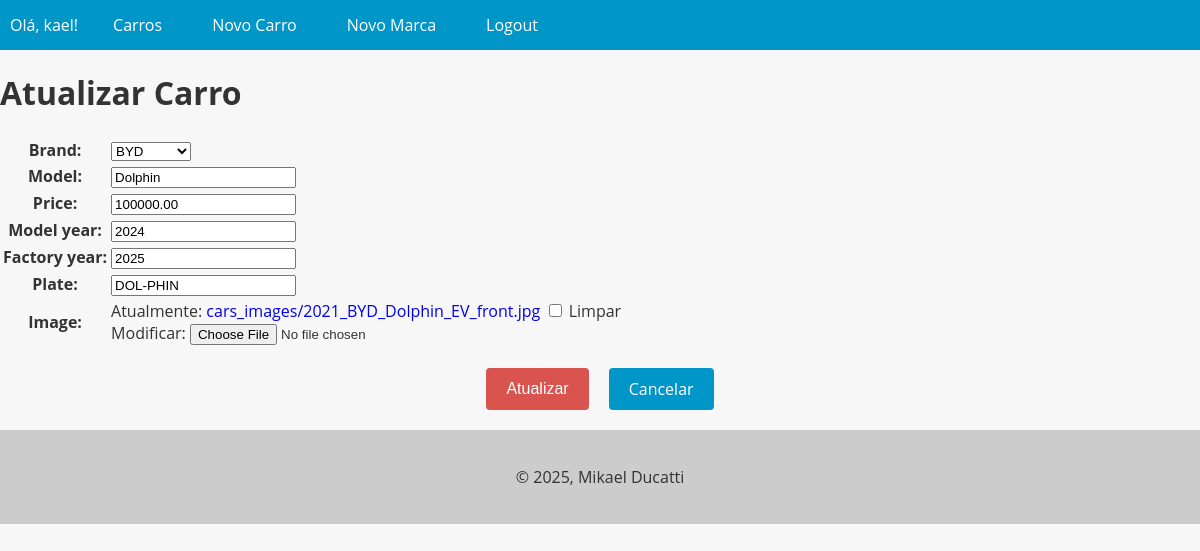
The app's page /car/25/update/ (signed in) with its own data.
### cars/models.py (models this page shows, shortened)
class Car(models.Model):
    id = models.AutoField(primary_key=True)
    model = models.CharField(max_length=200)
    factory_year = models.IntegerField(blank=True, null=True)
    model_year = models.IntegerField(blank=True, null=True)
    plate = models.CharField(max_length=10, blank=True, null=True)
    image = models.ImageField(upload_to="cars_images/", blank=True, null=True)
    price = models.DecimalField(max_digits=20, decimal_places=2, blank=True, null=True)
    brand = models.ForeignKey(Brand, on_delete=models.PROTECT, related_name="car_brand")

### cars/views.py (the view, shortened to what this page needs)
# urls.py: path("car/<int:pk>/update/", UpdateCarView.as_view(), name="car_update"),
@method_decorator(login_required(login_url="login"), name="dispatch")
class UpdateCarView(UpdateView):
    model = Car
    form_class = CarForm
    template_name = "update_car.html"
    success_url = reverse_lazy("cars_list")
    def get_context_data(self, **kwargs):
        context = super().get_context_data(**kwargs)
        context["update_car_form"] = context["form"]
        return context

### cars/forms.py (shortened to what this page needs)
class CarForm(forms.ModelForm):
    class Meta:
        model = Car
        fields: ClassVar[list[str]] = [
            "brand",
            "model",
            "price",
            "model_year",
            "factory_year",
            "plate",
            "image",
        ]

### cars/models.py (called while the page is built)
    def __str__(self):
        return str(self.name)

### cars/templates/update_car.html (shortened to what this page needs)
{% extends "base.html" %}
{% block content %}
    <h1>Atualizar Carro</h1>
    <form method="POST" enctype="multipart/form-data">
        <table>
            {{ update_car_form.as_table }}
        </table>
        <div class="buttons-container">
            <input type="submit" value="Atualizar" class="btn btn-danger">
            <a href="{% url 'car_detail' pk=object.pk %}" class="btn btn-secondary">Cancelar</a>
        </div>
    </form>
{% endblock content %}

### app/templates/base.html (shortened to what this page needs)
<!DOCTYPE html>
<html lang="pt-br">
    <head>
    </head>
    <body>
        <header>
            <nav>
                <ul>
                    {% if user.is_authenticated %}
                        <li>Olá, {{ user.username }}!</li>
                        <li><a href="{% url 'cars_list' %}">Carros</a></li>
                        <li><a href="{% url 'create_car' %}">Novo Carro</a></li>
                        <li><a href="{% url 'create_brand' %}">Novo Marca</a></li>
                        <li><a href="{% url 'logout' %}">Logout</a></li>
                    {% else %}
                        <li><a href="{% url 'cars_list' %}">Carros</a></li>
                        <li><a href="{% url 'login' %}">Login</a></li>
                        <li><a href="{% url 'create_user' %}">Regitrar-se</a></li>
                    {% endif %}
                </ul>
            </nav>
        </header>
        <main>
            {% block content %}{% endblock %}
        </main>
        <footer>
            <p>&copy; 2025, Mikael Ducatti</p>
        </footer>
    </body>
</html>

### app/templates/base.html (style rules this page uses)
body { font-family: 'Open Sans', sans-serif; background-color: #f7f7f7; color: #333; margin: 0; padding: 0; }
header { background-color: #0096c7; color: #fff; text-align: center; }
footer { background-color: #ccc; color: #333; padding: 20px; text-align: center; }
nav { background-color: #0096c7; color: #fff; height: 50px; display: flex; justify-content: space-between; align-items: center; }
nav ul { list-style: none; margin: 0; padding: 0; display: flex; }
nav ul li { margin: 0 10px; }
nav ul li a { color: #fff; text-decoration: none; font-size: 16px; padding: 15px; transition: all 0.3s ease; }

### cars/templates/update_car.html (style rules this page uses)
.buttons-container { display: flex; justify-content: center; margin-top: 20px; margin-bottom: 20px; }
.btn { display: inline-block; background-color: #0096c7; color: #fff; border: none; padding: 10px 20px; font-size: 16px; border-radius: 4px; cursor: pointer; transition: background-color 0.3s ease-in-out; margin: 0 10px; }
.btn-danger { background-color: #d9534f; text-decoration: none !important; }
a { text-decoration: none !important; }

### records on screen
Car: brand "BYD", model "Dolphin", price "100000.00", model_year "2024", factory_year "2025", plate "DOL-PHIN"

### other values on screen
{{ user.username }} "kael"
